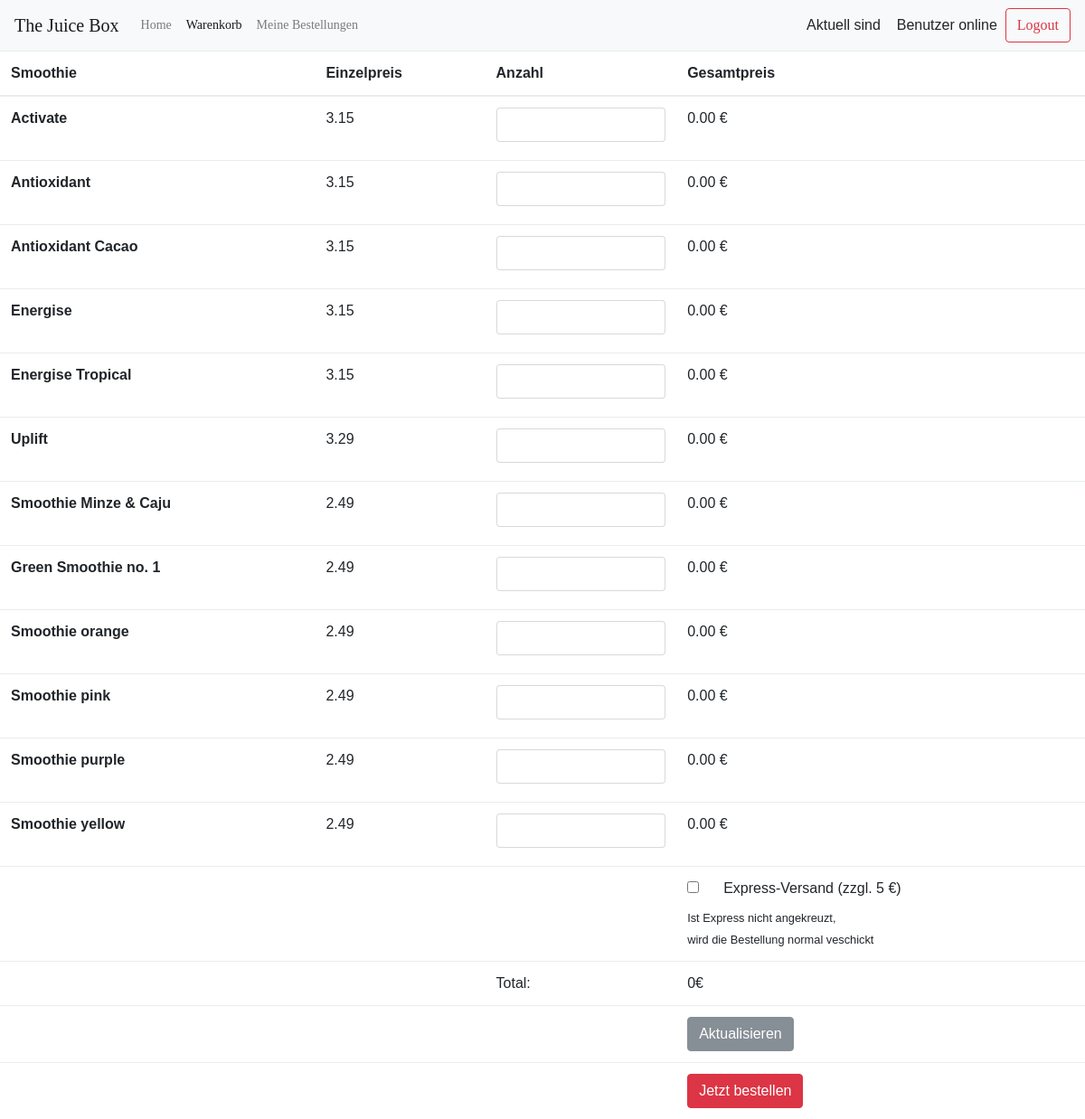
/old/warenkorb.php (signed in), run on the app's committed database.
### tables this page shows
CREATE TABLE produkt(
	id int PRIMARY KEY AUTO_INCREMENT,
	produktname varchar(255),
	preis float,
	beschreibung varchar(1000),
	hersteller varchar(255)
);

### old/warenkorb.php (the view, shortened to what this page needs)
<?php
$pdo = new PDO('mysql:host=localhost;dbname=thejuicebox', 'root', '');
$statement = $pdo->prepare("SELECT * FROM produkt");
    $result = $statement->execute();
    $products = $statement->fetchAll();
?>
<!DOCTYPE html>
<html lang="en">
<head>
    <link rel="stylesheet" href="bootstrap/css/bootstrap.min.css">
    <link rel="stylesheet" href="css/default.css">
    <link rel="stylesheet" type="text/css" href="vendor/bootstrap/css/bootstrap.min.css">
    <link rel="stylesheet" type="text/css" href="vendor/animate/animate.css">
    <link rel="stylesheet" type="text/css" href="vendor/css-hamburgers/hamburgers.min.css">
    <link rel="stylesheet" type="text/css" href="vendor/animsition/css/animsition.min.css">
    <link rel="stylesheet" type="text/css" href="vendor/select2/select2.min.css">
    <link rel="stylesheet" type="text/css" href="vendor/daterangepicker/daterangepicker.css">
    <link rel="stylesheet" type="text/css" href="css/util.css">
    <link rel="stylesheet" type="text/css" href="css/main.css">
    <link rel="stylesheet" type="text/css" href="css/style.css">
</head>
<body>
<nav class="navbar navbar-expand-lg navbar-light bg-light">
  <a class="navbar-brand" href="#">The Juice Box</a>
  <ul class="collapse navbar-collapse" id="navbarNavAltMarkup">
    <ul class="navbar-nav  mr-auto mt-2 mt-lg-0">
      <a class="nav-item nav-link" href="main.php">Home</a>
      <a class="nav-item nav-link active" href="warenkorb.php">Warenkorb<span class="sr-only">(current)</span></a>
      <a class="nav-item nav-link" href="meineBestellungen.php">Meine Bestellungen</a>
    </ul>
    <div class="form-inline my-2 my-lg-0">
      Aktuell sind &nbsp; <span id="logged_in"></span> &nbsp; Benutzer online &nbsp;
      <a class="btn btn-outline-danger my-2 my-sm-0" href="logout.php" role="button">Logout</a>
    </div>
</nav>
<form action="" method="post">
<table class="table table-hover">
  <thead>
    <tr>
      <th scope="col">Smoothie</th>
      <th scope="col">Einzelpreis</th>
      <th scope="col">Anzahl</th>
      <th scope="col">Gesamtpreis</th>
    </tr>
  </thead>
  <tbody>
      <?php $summe = 0;  ?>
  <?php foreach ($products as $product): ?>
    <tr>
      <th scope="row"><?php echo $product["produktname"]?></th>
      <td><?php echo $product["preis"]?></td>
      <td><input type="number" min="0" max="100" class="form-control mb-2 mr-sm-2" value="<?php echo $_SESSION["basket"][$product["id"]]?>" name="<?php echo $product["id"]?>"></td>
      <td>
          <?php
          if(empty($_SESSION["basket"][$product["id"]]))
          {
              echo "0.00 €";
          } else {
              $summe += $product["preis"] * $_SESSION["basket"][$product["id"]];
              echo $product["preis"] * $_SESSION["basket"][$product["id"]] . " €";
          }
          ?>
          </td>
    </tr>
    <?php endforeach; ?>
    <tr>
        <td></td>
        <td></td>
        <td></td>
        <td><div class="form-check">
        <input class="form-check-input" type="checkbox" name="express" <?php if(!empty($_SESSION["basket"]["express"])): ?>checked <?php endif; ?>>
        <label class="form-check-label" for="defaultCheck1">
            Express-Versand (zzgl. 5 €)
        </label>
        </div>
        <small>Ist Express nicht angekreuzt, <br> wird die Bestellung normal veschickt</small>
    </td>
    </tr>
    <tr>
        <td></td>
        <td></td>
        <td>Total: </td>
        <td><?php
            echo $summe . "€"?>
        </td>
    </tr>
    <tr>
        <td></td>
        <td></td>
        <td></td>
        <td><button type="submit" class="btn btn-secondary" name="action" value="1">Aktualisieren</button></td>
    </tr>
    <tr>
        <td></td>
        <td></td>
        <td></td>
        <td><button type="submit" class="btn btn-danger"name="action" value="2">Jetzt bestellen</button></td>
    </tr>
  </tbody>
</table>
</form>
</body>
</html>

### old/css/default.css (style rules this page uses)
body { font-family: 'Roboto', sand-serif; }

### old/css/main.css (style rules this page uses)
* { margin: 0px; padding: 0px; box-sizing: border-box; }
body, html { height: 100%; font-family: OpenSans-Regular, sans-serif; }
a { font-family: OpenSans-Regular; font-size: 14px; line-height: 1.7; color: #666666; margin: 0px; transition: all 0.4s; -webkit-transition: all 0.4s; -o-transition: all 0.4s; -moz-transition: all 0.4s; }
ul, li { margin: 0px; list-style-type: none; }
input { outline: none; border: none; }
button { outline: none !important; border: none; background: transparent; }

### data on the page
produkt: produktname "Activate", preis "3.15", shows "0.00 €"
produkt: produktname "Antioxidant", preis "3.15", shows "0.00 €"
produkt: produktname "Antioxidant Cacao", preis "3.15", shows "0.00 €"
produkt: produktname "Energise", preis "3.15", shows "0.00 €"
produkt: produktname "Energise Tropical", preis "3.15", shows "0.00 €"
produkt: produktname "Uplift", preis "3.29", shows "0.00 €"
produkt: produktname "Smoothie Minze & Caju", preis "2.49", shows "0.00 €"
produkt: produktname "Green Smoothie no. 1", preis "2.49", shows "0.00 €"
produkt: produktname "Smoothie orange", preis "2.49", shows "0.00 €"
produkt: produktname "Smoothie pink", preis "2.49", shows "0.00 €"
produkt: produktname "Smoothie purple", preis "2.49", shows "0.00 €"
produkt: produktname "Smoothie yellow", preis "2.49", shows "0.00 €"

### other printed values
$summe "0"
